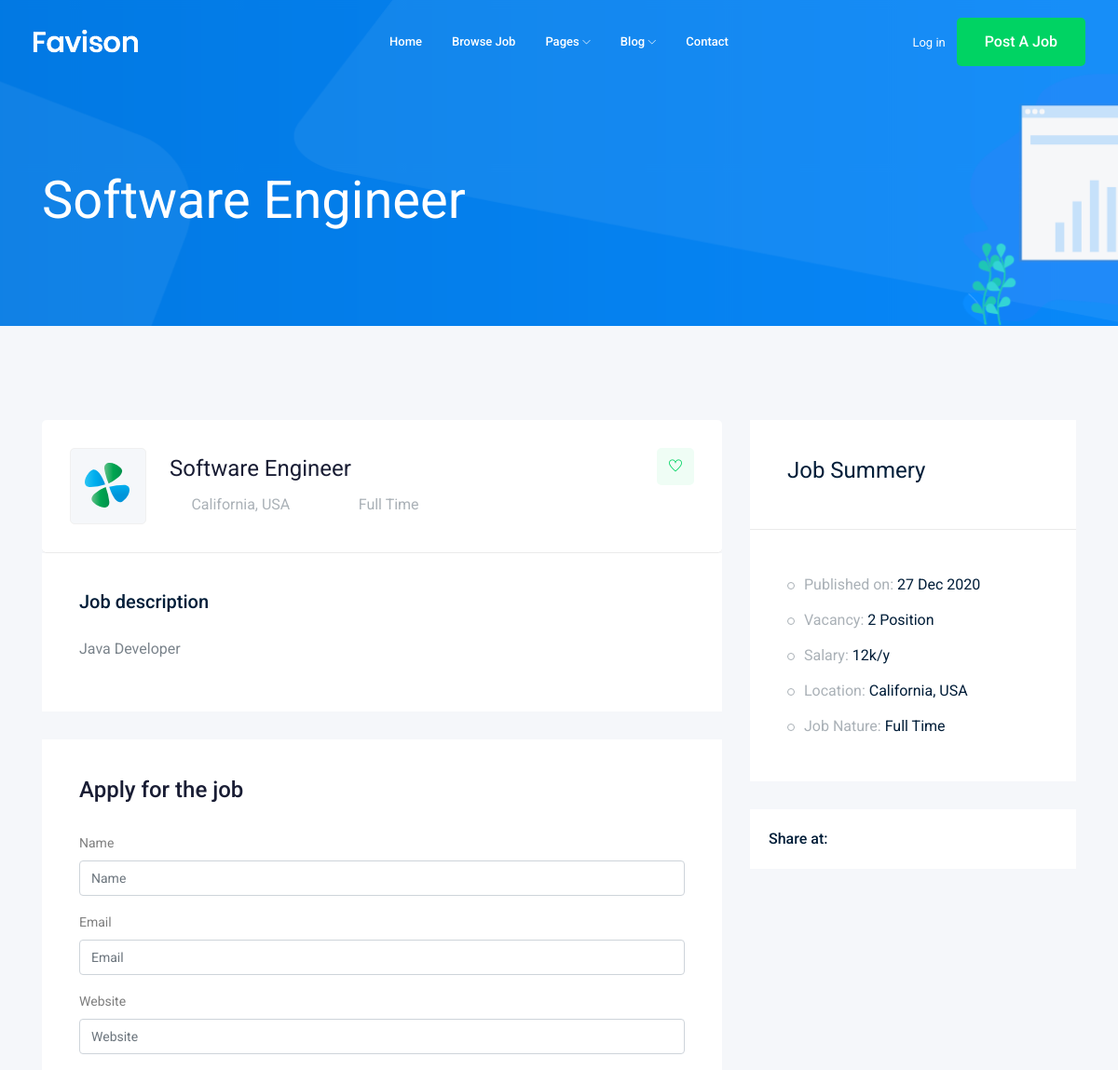
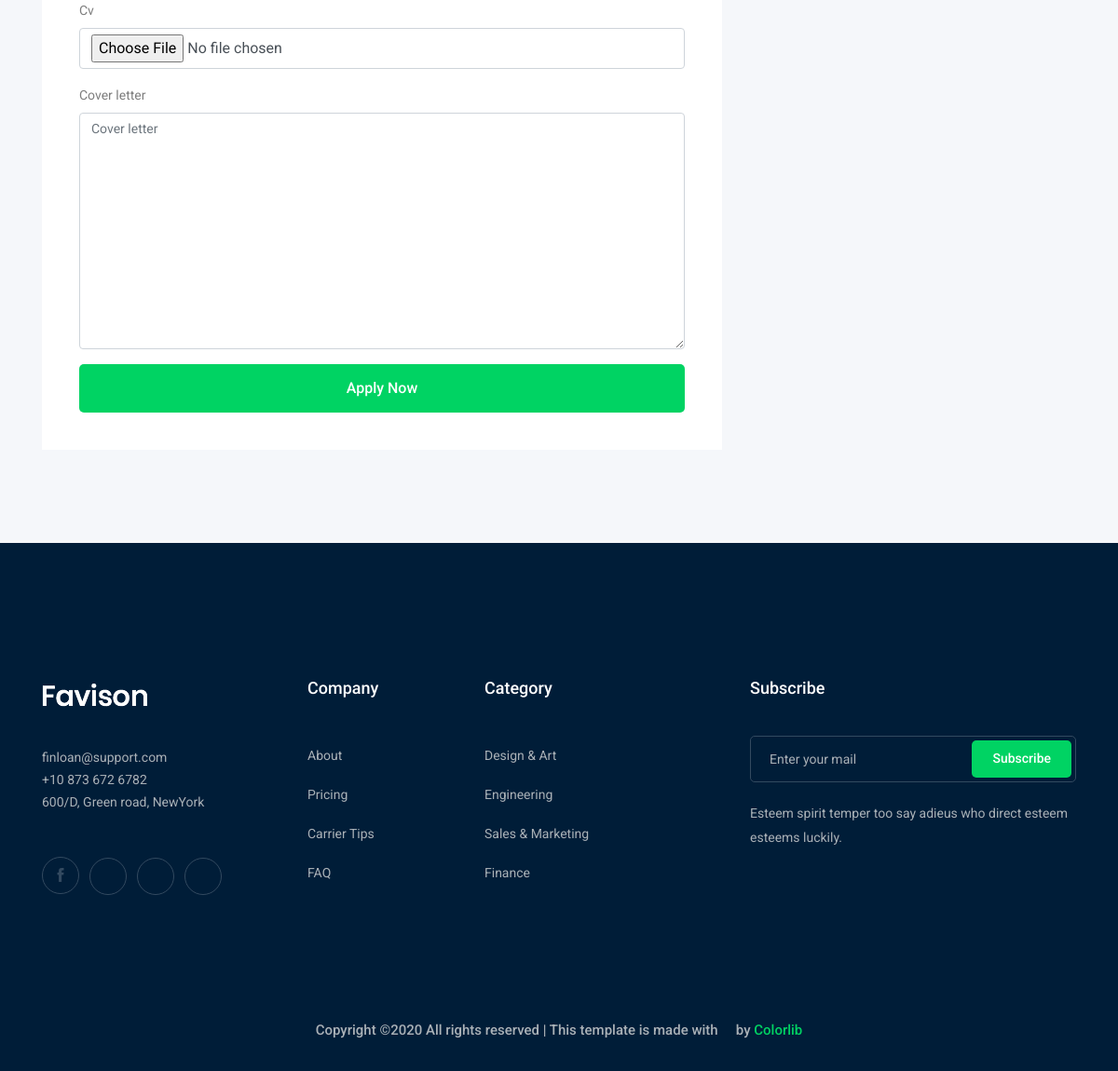
Page /Job/software-engineer on the committed database (2 pictures, top to bottom).
### Job/models.py (models this page shows, shortened)
class Job(models.Model): #table
    owner=models.ForeignKey(User,on_delete=models.CASCADE,related_name='job_owner')
    title= models.CharField(max_length=100)  #column
    job_type=models.CharField(max_length=15,choices=JOB_TYPE)
    description=models.TextField(max_length=1000)
    published_at=models.DateTimeField(auto_now=True)
    Vacancy=models.IntegerField(default=1)
    Salary=models.IntegerField(default=0)
    experience=models.IntegerField(default=1)
    category=models.ForeignKey('Category',on_delete=models.CASCADE)
    image=models.ImageField(upload_to=image_upload)
    slug=models.SlugField(null=True,blank=True)
    def __str__(self):
        return self.title

### Job/views.py (the view)
# urls.py: path('<str:slug>',views.Job_Detail,name="job_detail"),
def Job_Detail(request,slug):
    Job_Detail=Job.objects.get(slug=slug)
    if request.method=='POST':
        form=ApplyForm(request.POST,request.FILES)
        if form.is_valid():
            myform=form.save(commit=False)
            myform.job=Job_Detail
            myform.save()
    else:
        form=ApplyForm()
    context={'jobs':Job_Detail,'form':form}
    return render(request,'Job/Job_Detail.html',context)

### Job/form.py
class ApplyForm(forms.ModelForm):
    class Meta:
        model=Apply
        fields=['name','email','website','cv','cover_letter']

### Job/templates/Job/Job_Detail.html (shortened to what this page needs)
{% extends 'base.html' %}
{% load bootstrap4 %}
{% block body %}
    <div class="bradcam_area bradcam_bg_1">
        <div class="container">
            <div class="row">
                <div class="col-xl-12">
                    <div class="bradcam_text">
                        <h3>{{jobs}}</h3>
                    </div>
                </div>
            </div>
        </div>
    </div>
    <div class="job_details_area">
        <div class="container">
            <div class="row">
                <div class="col-lg-8">
                    <div class="job_details_header">
                        <div class="single_jobs white-bg d-flex justify-content-between">
                            <div class="jobs_left d-flex align-items-center">
                                <div class="thumb">
                                    <img src="img/svg_icon/1.svg" alt="">
                                </div>
                                <div class="jobs_conetent">
                                    <a href="#"><h4>{{ jobs}}</h4></a>
                                    <div class="links_locat d-flex align-items-center">
                                        <div class="location">
                                            <p> <i class="fa fa-map-marker"></i> California, USA</p>
                                        </div>
                                        <div class="location">
                                            <p> <i class="fa fa-clock-o"></i> {{ jobs.job_type }}</p>
                                        </div>
                                    </div>
                                </div>
                            </div>
                            <div class="jobs_right">
                                <div class="apply_now">
                                    <a class="heart_mark" href="#"> <i class="ti-heart"></i> </a>
                                </div>
                            </div>
                        </div>
                    </div>
                    <div class="descript_wrap white-bg">
                        <div class="single_wrap">
                            <h4>Job description</h4>
                            <p>{{ jobs.description }}</p>
                        </div>
                    </div>
                    <div class="apply_job_form white-bg">
                        <h4>Apply for the job</h4>
                        <form method="Post" enctype="multipart/form-data">
                            {% bootstrap_form form %}
                            {% buttons %}
                                <button class="boxed-btn3 w-100" type="submit">Apply Now</button>
                            {% endbuttons %}
                        </form>
                    </div>
                </div>
                <div class="col-lg-4">
                    <div class="job_sumary">
                        <div class="summery_header">
                            <h3>Job Summery</h3>
                        </div>
                        <div class="job_content">
                            <ul>
                                <li>Published on: <span>{{ jobs.published_at|date:'d M Y' }}</span></li>
                                <li>Vacancy: <span>{{jobs.Vacancy}} Position</span></li>
                                <li>Salary: <span>{{ jobs.Salary }}k/y</span></li>
                                <li>Location: <span>California, USA</span></li>
                                <li>Job Nature: <span> {{ jobs.job_type }}</span></li>
                            </ul>
                        </div>
                    </div>
                    <div class="share_wrap d-flex">
                        <span>Share at:</span>
                        <ul>
                            <li><a href="#"> <i class="fa fa-facebook"></i></a> </li>
                            <li><a href="#"> <i class="fa fa-google-plus"></i></a> </li>
                            <li><a href="#"> <i class="fa fa-twitter"></i></a> </li>
                            <li><a href="#"> <i class="fa fa-envelope"></i></a> </li>
                        </ul>
                    </div>
                    <div class="job_location_wrap">
                        <div class="job_lok_inner">
                            <div id="map" style="height: 200px;"></div>
                          </div>
                    </div>
                </div>
            </div>
        </div>
    </div>
{% endblock body %}

### rows in the picture
Job: title "Software Engineer", job_type "Full Time", description "Java Developer", published_at "27 Dec 2020", Vacancy "2", Salary "12"
